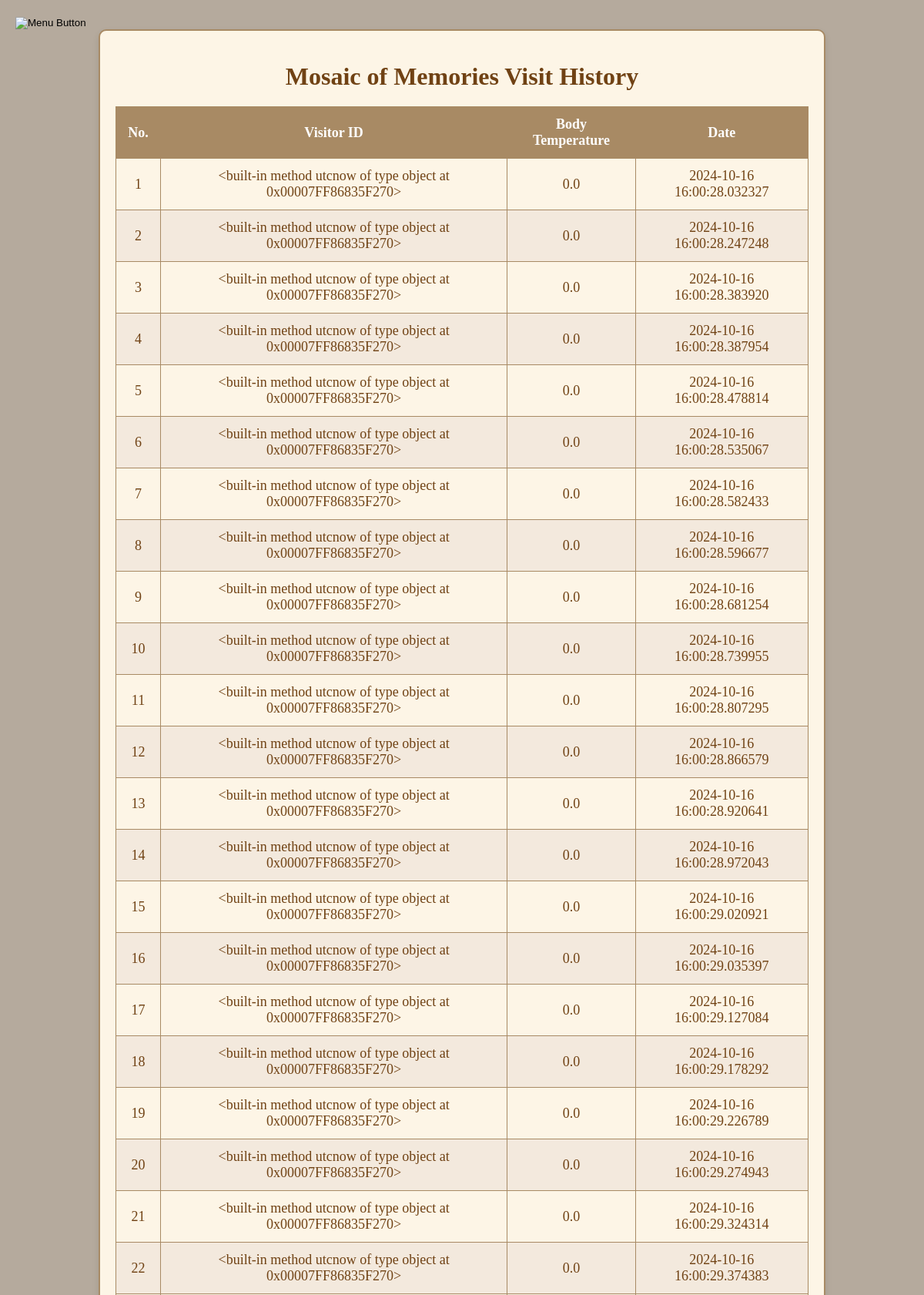
/history.html (upper part), run on the app's committed database.
### main.py (models this page shows)
class Visitor(db.Model):
    id = db.Column(db.Integer, primary_key=True)
    visitor_id = db.Column(db.String(50), nullable=False)
    body_temperature = db.Column(db.Float, nullable=False)
    date = db.Column(db.DateTime, nullable=False)

### main.py (the view)
@app.route('/history.html')
def visitor_list():
    visitors = Visitor.query.all()
    return render_template('history.html', visitors=visitors)

### templates/history.html (shortened to what this page needs)
<!DOCTYPE html>
<html lang="en">
<head>
    <link rel="stylesheet" href="{{ url_for('static', filename='history.css') }}">
</head>
<body>
    <header>
        <button class="image-button" id="backBtn" onclick="returnToHome()">
            <img src="https://raw.githubusercontent.com/kennethbacuno/paraSaMoM/main/back.png" alt="Menu Button">
        </button>
    </header>
    <div class="table-container">
        <h1>Mosaic of Memories Visit History</h1>
        <table class="museum-table">
            <thead>
                <tr>
                    <th>No.</th>
                    <th>Visitor ID</th>
                    <th>Body Temperature</th>
                    <th>Date</th>
                </tr>
            </thead>
            <tbody>
                {% for visitor in visitors %}
                <tr>
                    <td>{{ visitor.id }}</td>
                    <td>{{ visitor.visitor_id }}</td>
                    <td>{{ visitor.body_temperature }}</td>
                    <td>{{ visitor.date }}</td>
                </tr>
                {% endfor %}
            </tbody>
        </table>
    </div>
</body>
</html>

### static/history.css (style rules this page uses)
body { font-family: 'Times New Roman', serif; background-color: #b5aa9d; color: #333; padding: 20px; margin: 0; }
.image-button { background-color: transparent; border: none; padding: 0; cursor: pointer; outline: none; }
.image-button img { width: 50px; height: auto; transition: transform 0.3s ease, opacity 0.3s ease; }
.table-container { max-width: 900px; margin: 0 auto; background-color: #fdf5e6; padding: 20px; border: 2px solid #a88a64; box-shadow: 0 4px 8px rgba(0, 0, 0, 0.1); border-radius: 10px; }
h1 { text-align: center; color: #704214; margin-bottom: 20px; }
.museum-table { width: 100%; border-collapse: collapse; font-size: 18px; }
.museum-table th, .museum-table td { padding: 12px 15px; text-align: center; border: 1px solid #a88a64; }
.museum-table th { background-color: #a88a64; color: white; }
.museum-table tr:nth-child(even) { background-color: #f3e9dd; }
.museum-table td { color: #704214; }

### data on the page
Visitor: id "1", visitor_id "<built-in method utcnow of type object at 0x00007FF86835F270>", body_temperature "0.0", date "2024-10-16 16:00:28.032327"
Visitor: id "2", visitor_id "<built-in method utcnow of type object at 0x00007FF86835F270>", body_temperature "0.0", date "2024-10-16 16:00:28.247248"
Visitor: id "3", visitor_id "<built-in method utcnow of type object at 0x00007FF86835F270>", body_temperature "0.0", date "2024-10-16 16:00:28.383920"
Visitor: id "4", visitor_id "<built-in method utcnow of type object at 0x00007FF86835F270>", body_temperature "0.0", date "2024-10-16 16:00:28.387954"
Visitor: id "5", visitor_id "<built-in method utcnow of type object at 0x00007FF86835F270>", body_temperature "0.0", date "2024-10-16 16:00:28.478814"
Visitor: id "6", visitor_id "<built-in method utcnow of type object at 0x00007FF86835F270>", body_temperature "0.0", date "2024-10-16 16:00:28.535067"
Visitor: id "7", visitor_id "<built-in method utcnow of type object at 0x00007FF86835F270>", body_temperature "0.0", date "2024-10-16 16:00:28.582433"
Visitor: id "8", visitor_id "<built-in method utcnow of type object at 0x00007FF86835F270>", body_temperature "0.0", date "2024-10-16 16:00:28.596677"
Visitor: id "9", visitor_id "<built-in method utcnow of type object at 0x00007FF86835F270>", body_temperature "0.0", date "2024-10-16 16:00:28.681254"
Visitor: id "10", visitor_id "<built-in method utcnow of type object at 0x00007FF86835F270>", body_temperature "0.0", date "2024-10-16 16:00:28.739955"
Visitor: id "11", visitor_id "<built-in method utcnow of type object at 0x00007FF86835F270>", body_temperature "0.0", date "2024-10-16 16:00:28.807295"
Visitor: id "12", visitor_id "<built-in method utcnow of type object at 0x00007FF86835F270>", body_temperature "0.0", date "2024-10-16 16:00:28.866579"
Visitor: id "13", visitor_id "<built-in method utcnow of type object at 0x00007FF86835F270>", body_temperature "0.0", date "2024-10-16 16:00:28.920641"
Visitor: id "14", visitor_id "<built-in method utcnow of type object at 0x00007FF86835F270>", body_temperature "0.0", date "2024-10-16 16:00:28.972043"
Visitor: id "15", visitor_id "<built-in method utcnow of type object at 0x00007FF86835F270>", body_temperature "0.0", date "2024-10-16 16:00:29.020921"
Visitor: id "16", visitor_id "<built-in method utcnow of type object at 0x00007FF86835F270>", body_temperature "0.0", date "2024-10-16 16:00:29.035397"
Visitor: id "17", visitor_id "<built-in method utcnow of type object at 0x00007FF86835F270>", body_temperature "0.0", date "2024-10-16 16:00:29.127084"
Visitor: id "18", visitor_id "<built-in method utcnow of type object at 0x00007FF86835F270>", body_temperature "0.0", date "2024-10-16 16:00:29.178292"
Visitor: id "19", visitor_id "<built-in method utcnow of type object at 0x00007FF86835F270>", body_temperature "0.0", date "2024-10-16 16:00:29.226789"
Visitor: id "20", visitor_id "<built-in method utcnow of type object at 0x00007FF86835F270>", body_temperature "0.0", date "2024-10-16 16:00:29.274943"
Visitor: id "21", visitor_id "<built-in method utcnow of type object at 0x00007FF86835F270>", body_temperature "0.0", date "2024-10-16 16:00:29.324314"
Visitor: id "22", visitor_id "<built-in method utcnow of type object at 0x00007FF86835F270>", body_temperature "0.0", date "2024-10-16 16:00:29.374383"
